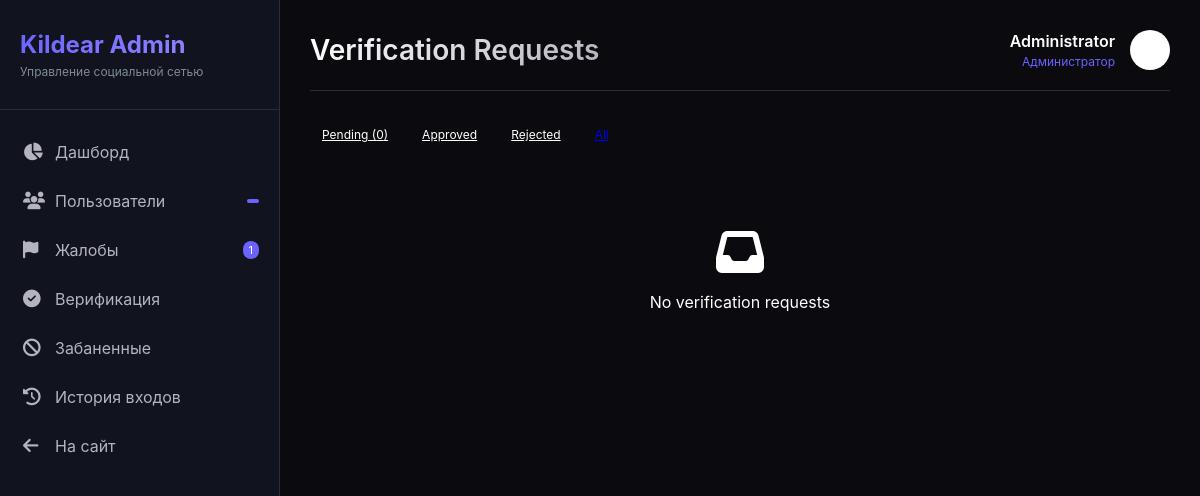
Page /admin/verification-requests?status=all (signed in) on the earlier database version.
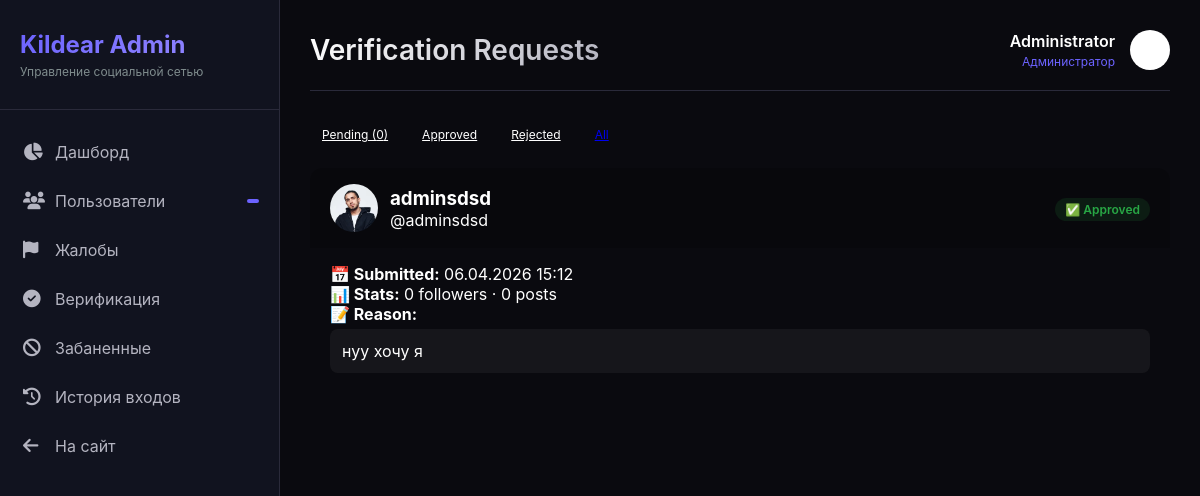
Same page on the later database version.
### app.py (models this page shows, shortened)
class VerificationRequest(db.Model):
    id = db.Column(db.Integer, primary_key=True)
    user_id = db.Column(db.Integer, db.ForeignKey("user.id"), nullable=False)
    reason = db.Column(db.String(500), nullable=False)
    status = db.Column(db.String(20), default='pending')  # pending, approved, rejected
    admin_comment = db.Column(db.String(500), nullable=True)
    created_at = db.Column(db.DateTime, default=datetime.utcnow)
    reviewed_at = db.Column(db.DateTime, nullable=True)
    reviewed_by = db.Column(db.Integer, db.ForeignKey("user.id"), nullable=True)
    user = db.relationship("User", foreign_keys=[user_id])
    reviewer = db.relationship("User", foreign_keys=[reviewed_by])

class User(UserMixin, db.Model):
    id = db.Column(db.Integer, primary_key=True)
    username = db.Column(db.String(40), unique=True, nullable=False)
    email = db.Column(db.String(120), unique=True, nullable=False)
    password_hash = db.Column(db.String(256), nullable=False)
    display_name = db.Column(db.String(60), default="")
    bio = db.Column(db.String(500), default="")
    preset_avatar = db.Column(db.Integer, default=1)
    preset_cover = db.Column(db.Integer, nullable=True)
    can_upload_custom_avatar = db.Column(db.Boolean, default=False)
    can_upload_custom_cover = db.Column(db.Boolean, default=False)
    custom_avatar = db.Column(db.String(300), nullable=True)
    custom_cover = db.Column(db.String(300), nullable=True)
    website = db.Column(db.String(200), default="")
    location = db.Column(db.String(100), default="")
    accent_color = db.Column(db.String(7), default="#6c63ff")
    is_private = db.Column(db.Boolean, default=False)
    is_verified = db.Column(db.Boolean, default=False)
    is_banned = db.Column(db.Boolean, default=False)
    is_admin = db.Column(db.Boolean, default=False)
    is_moderator = db.Column(db.Boolean, default=False)
    is_online = db.Column(db.Boolean, default=False)
    last_seen = db.Column(db.DateTime, default=datetime.utcnow)
    created_at = db.Column(db.DateTime, default=datetime.utcnow)
    two_factor_enabled = db.Column(db.Boolean, default=False)
    two_factor_secret = db.Column(db.String(32), nullable=True)
    following = db.relationship(
        "User", secondary=follows,
        primaryjoin=follows.c.follower_id == id,
        secondaryjoin=follows.c.followed_id == id,
        backref=db.backref("followers", lazy="dynamic"),
        lazy="dynamic"
    )
    blocked_users = db.relationship(
        "User", secondary=blocks,
        primaryjoin=blocks.c.blocker_id == id,
        secondaryjoin=blocks.c.blocked_id == id,
        backref=db.backref("blocked_by", lazy="dynamic"),
        lazy="dynamic"
    )
    posts = db.relationship("Post", backref="author", lazy="dynamic", foreign_keys="Post.user_id")
    sent_msgs = db.relationship("Message", backref="sender", lazy="dynamic", foreign_keys="Message.sender_id")
    recv_msgs = db.relationship("Message", backref="receiver", lazy="dynamic", foreign_keys="Message.receiver_id")
    notifications = db.relationship("Notification", backref="recipient", lazy="dynamic",
                                    foreign_keys="Notification.user_id")
    comments = db.relationship("Comment", backref="author", lazy="dynamic")
    owned_groups = db.relationship("Group", backref="owner", lazy="dynamic")
    owned_channels = db.relationship("Channel", backref="owner", lazy="dynamic")
    login_history = db.relationship("LoginHistory", backref="user", lazy="dynamic")
    @property
    def follower_count(self):
        return self.followers.count()
    @property
    def avatar_url(self):
        if self.custom_avatar and self.can_upload_custom_avatar:
            return self.custom_avatar
        if self.preset_avatar and self.preset_avatar in PRESET_AVATARS:
            return PRESET_AVATARS[self.preset_avatar]
        return PRESET_AVATARS[1]
    @property
    def post_count(self):
        return self.posts.count()

### app.py (the view)
@app.route("/admin/verification-requests")
@login_required
@admin_required
def admin_verification_requests():
    status = request.args.get("status", "pending")
    query = VerificationRequest.query
    if status != "all":
        query = query.filter_by(status=status)
    requests = query.order_by(VerificationRequest.created_at.desc()).all()
    return render_template("admin/verification_requests.html", requests=requests, current_status=status)

### app.py (called while the page is built)
def admin_required(f):
    @wraps(f)
    def decorated_function(*args, **kwargs):
        if not current_user.is_authenticated or not current_user.is_admin:
            abort(403)
        return f(*args, **kwargs)
    return decorated_function

def get_client_ip():
    if request.headers.get('X-Forwarded-For'):
        return request.headers.get('X-Forwarded-For').split(',')[0].strip()
    return request.remote_addr or '0.0.0.0'

@app.before_request
def ddos_shield():
    ip = get_client_ip()
    if ip in _blocked_ips:
        abort(429)
    now = time.time()
    window = [t for t in _req_log[ip] if now - t < 10]
    window.append(now)
    _req_log[ip] = window
    if len(window) > 200:
        _blocked_ips.add(ip)
        app.logger.warning(f"[DDoS] Blocked IP: {ip}")
        abort(429)
    if request.content_length and request.content_length > app.config["MAX_CONTENT_LENGTH"]:
        abort(413)

@login_mgr.user_loader
def load_user(user_id):
    return db.session.get(User, int(user_id))

### templates/admin/verification_requests.html (shortened to what this page needs)
{% extends "admin/base_admin.html" %}
{% block header %}Verification Requests{% endblock %}
{% block content %}
<div class="admin-filters" style="margin-bottom: 20px; display: flex; gap: 10px;">
    <a href="?status=pending" class="btn btn-sm {% if current_status == 'pending' %}btn-primary{% else %}btn-outline{% endif %}">
        Pending ({{ requests|selectattr('status', 'equalto', 'pending')|list|length }})
    </a>
    <a href="?status=approved" class="btn btn-sm {% if current_status == 'approved' %}btn-primary{% else %}btn-outline{% endif %}">
        Approved
    </a>
    <a href="?status=rejected" class="btn btn-sm {% if current_status == 'rejected' %}btn-primary{% else %}btn-outline{% endif %}">
        Rejected
    </a>
    <a href="?status=all" class="btn btn-sm {% if current_status == 'all' %}btn-primary{% else %}btn-outline{% endif %}">
    </a>
</div>
<div class="requests-list">
    {% for req in requests %}
    <div class="request-card" style="background: var(--card); border: 1px solid var(--border); border-radius: 12px; margin-bottom: 16px; overflow: hidden;">
        <div class="request-header" style="padding: 16px 20px; background: rgba(0,0,0,0.2); display: flex; justify-content: space-between; align-items: center; flex-wrap: wrap; gap: 10px;">
            <div style="display: flex; align-items: center; gap: 12px;">
                <img src="{{ req.user.avatar_url }}" style="width: 48px; height: 48px; border-radius: 50%;">
                <div>
                    <h3 style="margin: 0;">{{ req.user.display_name or req.user.username }}</h3>
                    <p style="margin: 0; color: var(--text-muted);">@{{ req.user.username }}</p>
                </div>
            </div>
            <div>
                {% if req.status == 'pending' %}
                <span class="badge badge-warning">⏳ Pending</span>
                {% elif req.status == 'approved' %}
                <span class="badge badge-success">✅ Approved</span>
                {% else %}
                <span class="badge badge-danger">❌ Rejected</span>
                {% endif %}
            </div>
        </div>
        <div class="request-body" style="padding: 16px 20px;">
            <p><strong>📅 Submitted:</strong> {{ req.created_at.strftime('%d.%m.%Y %H:%M') }}</p>
            <p><strong>📊 Stats:</strong> {{ req.user.follower_count }} followers · {{ req.user.post_count }} posts</p>
            <p><strong>📝 Reason:</strong></p>
            <div style="background: rgba(255,255,255,0.05); padding: 12px; border-radius: 8px; margin-top: 5px;">
                {{ req.reason }}
            </div>
        </div>
    </div>
    {% else %}
    <div style="text-align: center; padding: 60px; color: var(--text-muted);">
        <i class="fa-solid fa-inbox" style="font-size: 48px; margin-bottom: 16px;"></i>
        <p>No verification requests</p>
    </div>
    {% endfor %}
</div>
{% endblock %}

### templates/admin/base_admin.html (shortened to what this page needs)
<!DOCTYPE html>
<html lang="ru">
<head>
    <link rel="stylesheet" href="https://cdnjs.cloudflare.com/ajax/libs/font-awesome/6.4.0/css/all.min.css">
</head>
<body>
    <div class="admin-layout">
        <div class="admin-sidebar">
            <div class="admin-logo">
                <h2>Kildear Admin</h2>
                <p>Управление социальной сетью</p>
            </div>
            <ul class="admin-nav">
                <li class="admin-nav-item">
                    <a href="{{ url_for('admin_dashboard') }}" class="admin-nav-link {% if request.endpoint == 'admin_dashboard' %}active{% endif %}">
                        <i class="fa-solid fa-chart-pie"></i>
                        <span>Дашборд</span>
                    </a>
                </li>
                <li class="admin-nav-item">
                    <a href="{{ url_for('admin_users') }}" class="admin-nav-link {% if request.endpoint == 'admin_users' %}active{% endif %}">
                        <i class="fa-solid fa-users"></i>
                        <span>Пользователи</span>
                        <span class="admin-badge">{{ stats.total_users if stats else 0 }}</span>
                    </a>
                </li>
                <li class="admin-nav-item">
                    <a href="{{ url_for('admin_reports') }}" class="admin-nav-link {% if request.endpoint == 'admin_reports' %}active{% endif %}">
                        <i class="fa-solid fa-flag"></i>
                        <span>Жалобы</span>
                        {% if stats and stats.total_reports %}
                        <span class="admin-badge">{{ stats.total_reports }}</span>
                        {% endif %}
                    </a>
                </li>
                <li class="admin-nav-item">
                    <a href="{{ url_for('admin_verification') }}" class="admin-nav-link {% if request.endpoint == 'admin_verification' %}active{% endif %}">
                        <i class="fa-solid fa-check-circle"></i>
                        <span>Верификация</span>
                    </a>
                </li>
                <li class="admin-nav-item">
                    <a href="{{ url_for('admin_banned') }}" class="admin-nav-link {% if request.endpoint == 'admin_banned' %}active{% endif %}">
                        <i class="fa-solid fa-ban"></i>
                        <span>Забаненные</span>
                    </a>
                </li>
                <li class="admin-nav-item">
                    <a href="{{ url_for('admin_logs') }}" class="admin-nav-link {% if request.endpoint == 'admin_logs' %}active{% endif %}">
                        <i class="fa-solid fa-history"></i>
                        <span>История входов</span>
                    </a>
                </li>
                <li class="admin-nav-item">
                    <a href="{{ url_for('index') }}" class="admin-nav-link">
                        <i class="fa-solid fa-arrow-left"></i>
                        <span>На сайт</span>
                    </a>
                </li>
            </ul>
        </div>
        <div class="admin-main">
            <div class="admin-header">
                <h1>{% block header %}Панель управления{% endblock %}</h1>
                <div class="admin-user">
                    <div class="admin-user-info">
                        <div class="admin-user-name">{{ current_user.display_name or current_user.username }}</div>
                        <div class="admin-user-role">Администратор</div>
                    </div>
                    <img src="{{ current_user.avatar or '/static/default_avatar.png' }}" alt="Admin">
                </div>
            </div>
            {% block content %}{% endblock %}
        </div>
    </div>
</body>
</html>

Differences in the rows shown:
added VerificationRequest: user "adminsdsd", user.username "adminsdsd", status "✅ Approved", created_at "06.04.2026 15:12", user.follower_count "0", user.post_count "0", reason "нуу хочу я"
Other differences:
{{ stats.total_reports }}: "1" → (not shown)
text no longer shown: "No verification requests"
